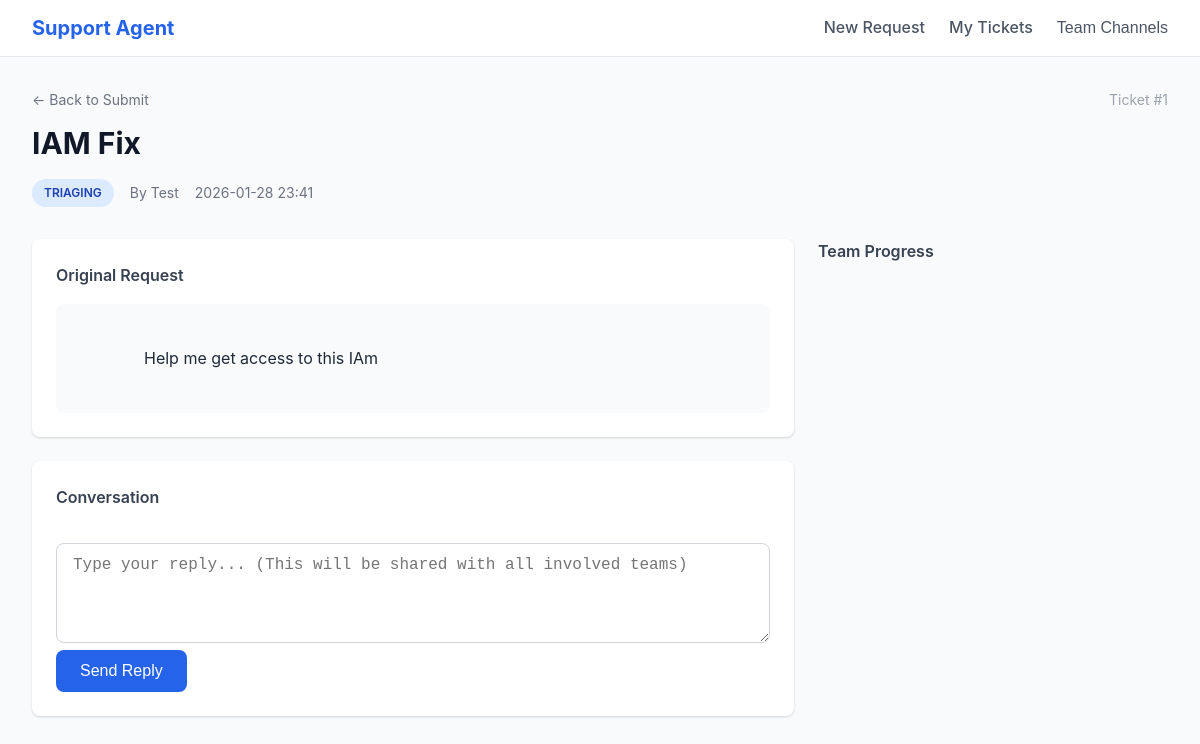
Screenshot of /tickets/1/view with the database file from the repository.
### app/models.py (models this page shows)
class Ticket(Base):
    __tablename__ = "tickets"
    id = Column(Integer, primary_key=True, index=True)
    title = Column(String(255), nullable=False)
    description = Column(Text, nullable=False)
    status = Column(String(50), default=TicketStatus.PENDING.value)
    priority = Column(String(50), nullable=True)
    requester_name = Column(String(255), nullable=True, default="Anonymous")
    requester_email = Column(String(255), nullable=True)
    triage_result = Column(JSON, nullable=True)
    created_at = Column(DateTime(timezone=True), server_default=func.now())
    updated_at = Column(DateTime(timezone=True), onupdate=func.now())
    sub_tickets = relationship("SubTicket", back_populates="parent_ticket", cascade="all, delete-orphan")
    messages = relationship("Message", back_populates="ticket", cascade="all, delete-orphan")

### app/routers/tickets.py (the view)
@router.get("/{ticket_id}/view", response_class=HTMLResponse)
async def view_ticket(
    request: Request,
    ticket_id: int,
    db: Session = Depends(get_db)
):
    ticket = db.query(Ticket)\
        .options(
            joinedload(Ticket.sub_tickets).joinedload(SubTicket.channel),
            joinedload(Ticket.sub_tickets).joinedload(SubTicket.messages),
            joinedload(Ticket.messages)
        )\
        .filter(Ticket.id == ticket_id)\
        .first()
    if not ticket:
        raise HTTPException(status_code=404, detail="Ticket not found")
    return templates.TemplateResponse("ticket.html", {
        "request": request,
        "ticket": ticket
    })

### templates/ticket.html (shortened to what this page needs)
{% extends "base.html" %}
{% block content %}
<div class="page-header">
    <div class="header-top">
        <a href="/" class="back-link">&larr; Back to Submit</a>
        <span class="ticket-id">Ticket #{{ ticket.id }}</span>
    </div>
    <h1>{{ ticket.title }}</h1>
    <div class="ticket-meta">
        <span class="status-badge status-{{ ticket.status }}">{{ ticket.status }}</span>
        <span class="meta-item">By {{ ticket.requester_name or 'Anonymous' }}</span>
        <span class="meta-item">{{ ticket.created_at.strftime('%Y-%m-%d %H:%M') }}</span>
    </div>
</div>
<div class="ticket-layout">
    <div class="main-conversation">
        <div class="card">
            <h3>Original Request</h3>
            <div class="message-content original-request">
                {{ ticket.description }}
            </div>
        </div>
        <div class="card conversation-card">
            <h3>Conversation</h3>
            {% if ticket.status not in ['closed', 'resolved'] %}
            <div class="reply-form">
                <form id="reply-form">
                    <textarea
                        id="reply-content"
                        placeholder="Type your reply... (This will be shared with all involved teams)"
                        rows="3"
                        class="form-input"
                    ></textarea>
                    <button type="submit" class="btn btn-primary">Send Reply</button>
                </form>
            </div>
            {% endif %}
        </div>
    </div>
    <div class="team-sidebar">
        <h3>Team Progress</h3>
    </div>
</div>
{% endblock %}

### static/style.css (style rules this page uses)
:root { --primary: #2563eb; --primary-hover: #1d4ed8; --success: #16a34a; --success-hover: #15803d; --warning: #ea580c; --danger: #dc2626; --gray-50: #f9fafb; --gray-100: #f3f4f6; --gray-200: #e5e7eb; --gray-300: #d1d5db; --gray-400: #9ca3af; --gray-500: #6b7280; --gray-600: #4b5563; --gray-700: #374151; --gray-800: #1f2937; --gray-900: #111827; --radius: 8px; --shadow: 0 1px 3px rgba(0,0,0,0.1), 0 1px 2px rgba(0,0,0,0.06); --shadow-md: 0 4px 6px -1px rgba(0,0,0,0.1), 0 2px 4px -1px rgba(0,0,0,0.06); }
*, *::before, *::after { box-sizing: border-box; margin: 0; padding: 0; }
body { font-family: -apple-system, BlinkMacSystemFont, 'Segoe UI', Roboto, Oxygen, Ubuntu, sans-serif; background: var(--gray-50); color: var(--gray-800); line-height: 1.6; }
.page-header { margin-bottom: 2rem; }
.page-header h1 { font-size: 1.875rem; font-weight: 700; color: var(--gray-900); margin-bottom: 0.5rem; }
.header-top { display: flex; justify-content: space-between; align-items: center; margin-bottom: 0.5rem; }
.back-link { color: var(--gray-500); text-decoration: none; font-size: 0.875rem; }
.ticket-id { font-size: 0.875rem; color: var(--gray-400); }
.card { background: white; border-radius: var(--radius); box-shadow: var(--shadow); padding: 1.5rem; margin-bottom: 1.5rem; }
.card h3 { font-size: 1rem; font-weight: 600; margin-bottom: 1rem; color: var(--gray-700); }
.form-input { width: 100%; padding: 0.75rem 1rem; border: 1px solid var(--gray-300); border-radius: var(--radius); font-size: 1rem; transition: border-color 0.2s, box-shadow 0.2s; }
textarea.form-input { resize: vertical; min-height: 100px; }
.btn { display: inline-flex; align-items: center; justify-content: center; gap: 0.5rem; padding: 0.75rem 1.5rem; font-size: 1rem; font-weight: 500; border-radius: var(--radius); border: none; cursor: pointer; transition: all 0.2s; text-decoration: none; }
.btn-primary { background: var(--primary); color: white; }
.status-badge, .priority-badge, .team-badge { display: inline-block; padding: 0.25rem 0.75rem; border-radius: 9999px; font-size: 0.75rem; font-weight: 600; text-transform: uppercase; }
.status-badge { background: var(--gray-100); color: var(--gray-600); }
.status-triaging { background: #dbeafe; color: #1e40af; }
.ticket-meta { display: flex; gap: 1rem; align-items: center; flex-wrap: wrap; margin-top: 0.75rem; }
.meta-item { font-size: 0.875rem; color: var(--gray-500); }
.ticket-layout { display: grid; grid-template-columns: 1fr 350px; gap: 1.5rem; }
.main-conversation { min-width: 0; }
.team-sidebar h3 { font-size: 1rem; font-weight: 600; margin-bottom: 1rem; color: var(--gray-700); }
.original-request { background: var(--gray-50); padding: 1rem; border-radius: var(--radius); white-space: pre-wrap; }

### rows the page displays
Ticket: id "1", title "IAM Fix", status "TRIAGING", requester_name "Test", created_at "2026-01-28 23:41", description "Help me get access to this IAm"
